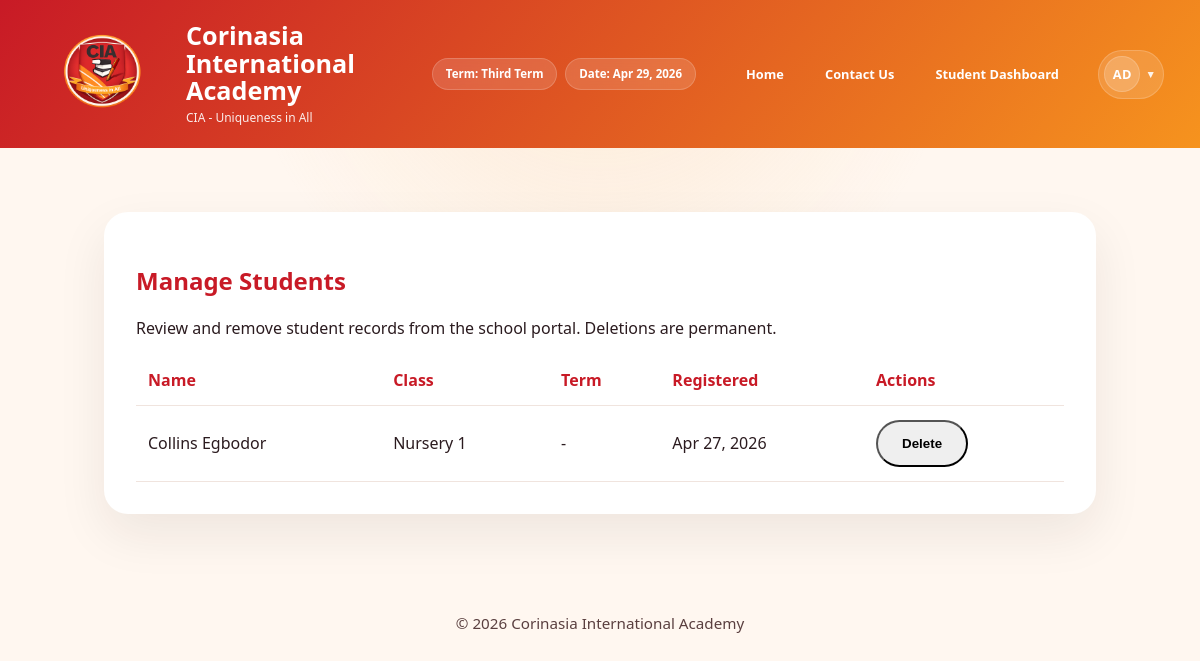
Before: /teacher/manage-students/ (signed in) with the older database file.
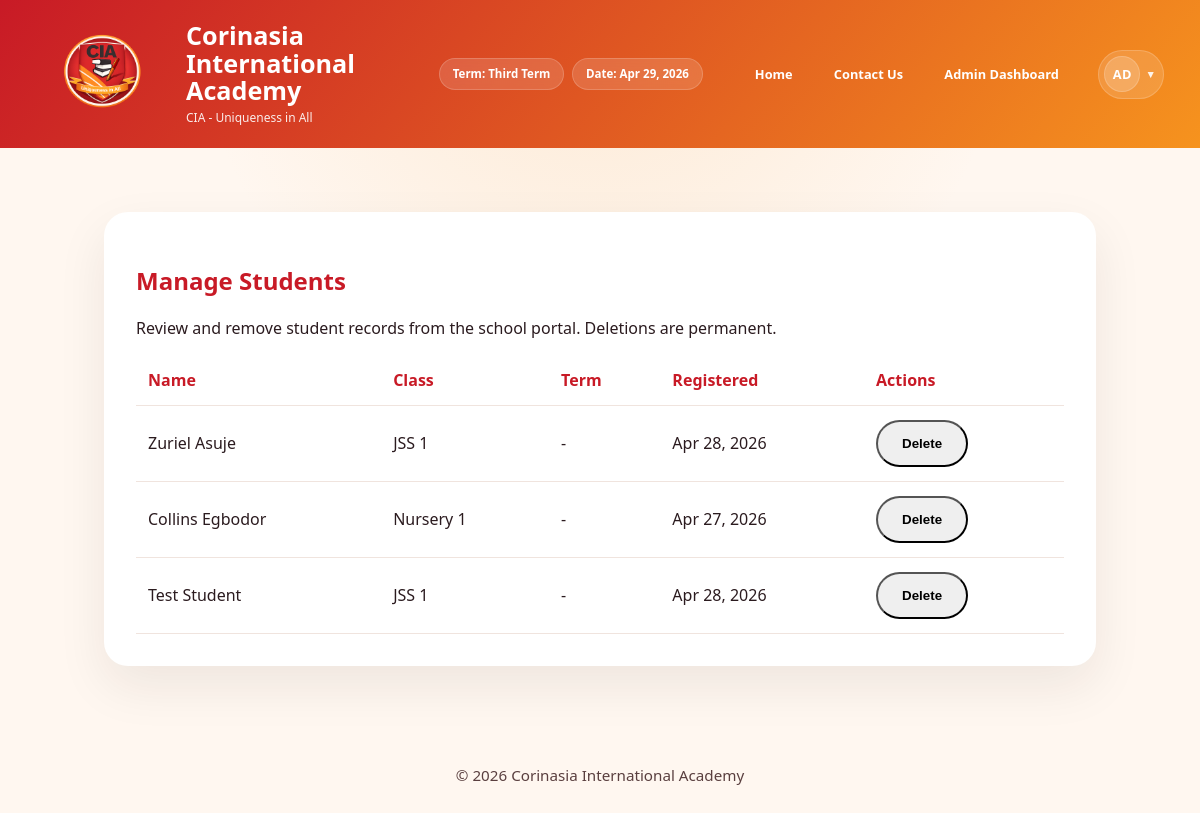
After: the same page with the newer database file.
### grades/models.py (models this page shows, shortened)
class Student(models.Model):
    student_id = models.CharField(max_length=20, unique=True, db_index=True, help_text="Unique student ID")
    first_name = models.CharField(max_length=100)
    last_name = models.CharField(max_length=100)
    class_name = models.CharField(max_length=50, blank=True, null=True, help_text="Student's class (e.g., JSS1A, SS2B)")
    nationality = models.CharField(max_length=50, default='Nigeria')
    state_of_origin = models.CharField(max_length=50, blank=True, null=True)
    club_and_society = models.CharField(max_length=100, blank=True, null=True)
    sport_house = models.CharField(max_length=50, blank=True, null=True)
    date_of_birth = models.DateField(blank=True, null=True)
    enrollment_date = models.DateField(default=datetime.today)
    subjects = models.ManyToManyField('Subject', blank=True, related_name='students', help_text='Subjects the student is enrolled in for the current term')
    class Meta:
        ordering = ['last_name', 'first_name']
        verbose_name = "Student"
        verbose_name_plural = "Students"
        indexes = [
            models.Index(fields=['last_name', 'first_name']),
            models.Index(fields=['class_name']),
        ]

### grades/views.py (the view)
# urls.py: path('teacher/manage-students/', views.manage_students, name='manage_students'),
@login_required
@class_teacher_or_admin_required
def manage_students(request):
    profile = getattr(request.user, 'profile', None)
    if profile and profile.role == 'class_teacher' and profile.assigned_class:
        students = Student.objects.filter(class_name=profile.assigned_class).order_by('last_name')
    else:
        students = Student.objects.all().order_by('last_name')
    return render(request, 'grades/manage_students.html', {
        'students': students,
    })

### grades/context_processors.py (called while the page is built)
def _build_initials(display_name, fallback_username):
    source = display_name or fallback_username or 'User'
    parts = [part for part in source.split() if part]
    if len(parts) >= 2:
        initials = parts[0][0] + parts[1][0]
    else:
        initials = source[:2]
    return initials.upper()

### grades/models.py (called while the page is built)
    @classmethod
    def get_current_term(cls):
        term_setting = cls.objects.order_by('-updated_at').first()
        return term_setting.current_term if term_setting else 'first_term'

### grades/templates/grades/manage_students.html (shortened to what this page needs)
{% extends 'grades/base.html' %}
{% block content %}
<div class="page-shell">
    <div class="dashboard-card">
        <h2>Manage Students</h2>
        <p>Review and remove student records from the school portal. Deletions are permanent.</p>
        {% if students %}
            <div class="grades-table">
                <table>
                    <thead>
                        <tr><th>Name</th><th>Class</th><th>Term</th><th>Registered</th><th>Actions</th></tr>
                    </thead>
                    <tbody>
                        {% for student in students %}
                            <tr>
                                <td>{{ student.first_name }} {{ student.last_name }}</td>
                                <td>{{ student.class_name|default:'N/A' }}</td>
                                <td>-</td>
                                <td>{{ student.enrollment_date|date:'M j, Y' }}</td>
                                <td>
                                    <form method="post" action="{% url 'delete_student' student.student_id %}" style="display:inline;">
                                        <button type="submit" class="button button-danger">Delete</button>
                                    </form>
                                </td>
                            </tr>
                        {% endfor %}
                    </tbody>
                </table>
            </div>
        {% else %}
            <p class="empty-state">No students are currently registered.</p>
        {% endif %}
    </div>
</div>
{% endblock %}

Changed rows visible on the page:
added Student: first_name "Zuriel", last_name "Asuje", class_name "JSS 1", enrollment_date "Apr 28, 2026"
added Student: first_name "Test", last_name "Student", class_name "JSS 1", enrollment_date "Apr 28, 2026"
Other visible differences:
text no longer shown: "Student Dashboard"
text now shown: "Admin Dashboard"
